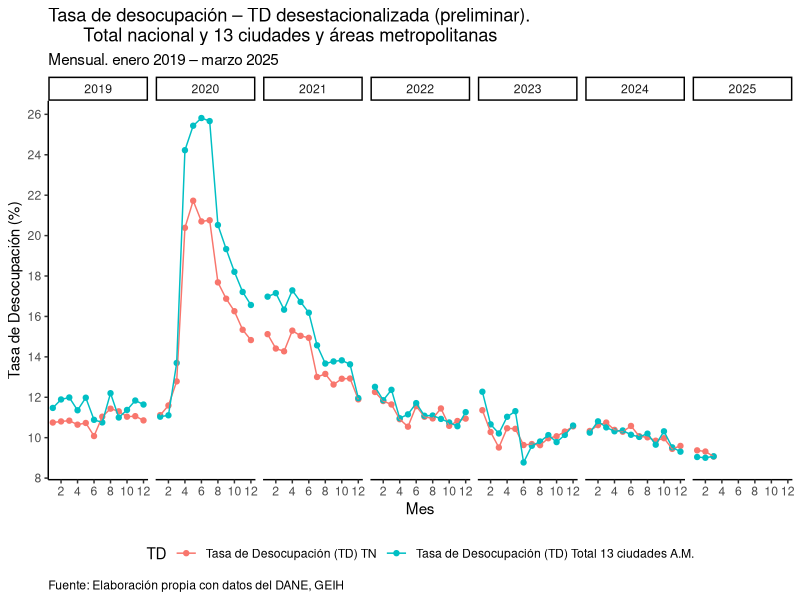
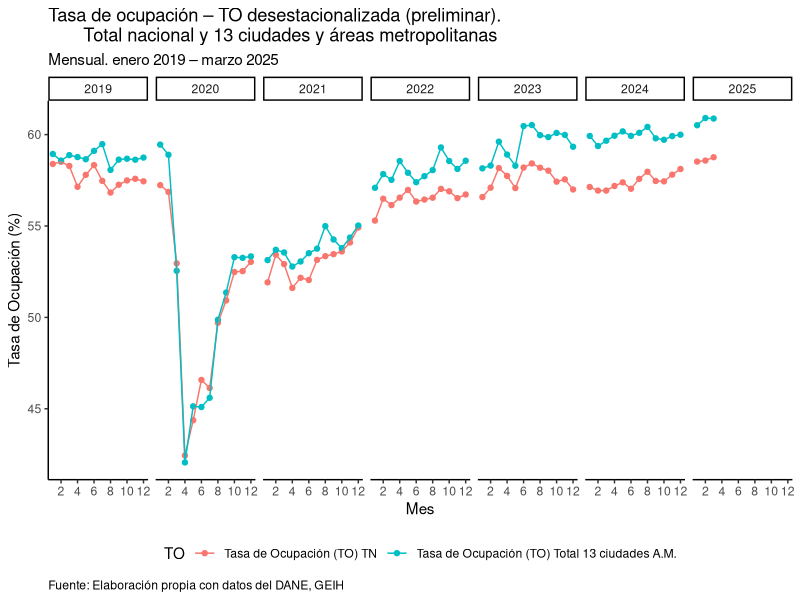
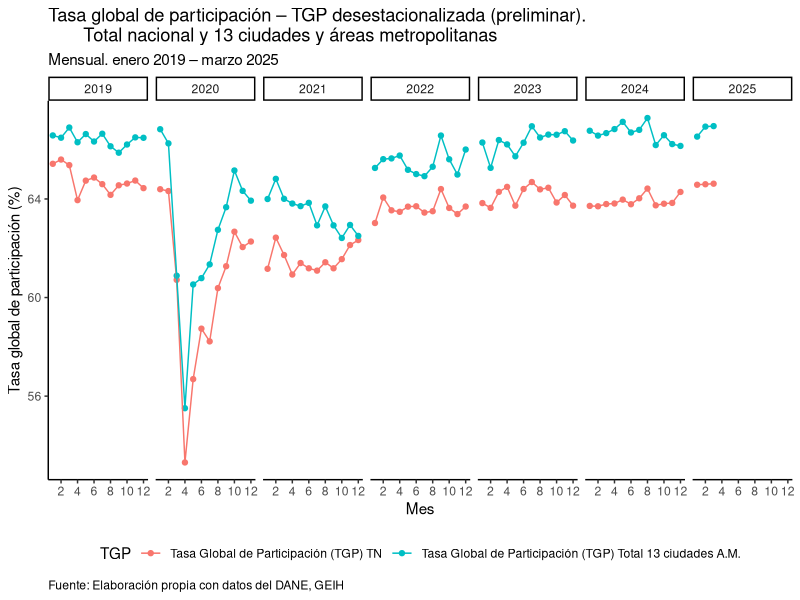

Generate these figures, in order, with R:
## ---- chunk 1

library(readxl)
library(tidyverse)
## ---- chunk 2

data = read_excel("data.xlsx")

data
## ---- chunk 3

data = data |> 
  filter(Año>=2019)

data
## ---- chunk 4

unemp = data |> 
  select(Año, Mes, `Tasa de Desocupación (TD) TN`, `Tasa de Desocupación (TD) Total 13 ciudades A.M.`) |> 
  pivot_longer(cols = 3:4, names_to = "TD",
               values_to = "value")

unemp
## ---- chunk 5

ggplot(unemp) +
  geom_point(aes(x = Mes, y = value, colour = TD, group = TD)) +
  geom_line(aes(x = Mes, y = value, colour = TD, group = TD)) +
  facet_grid( . ~ Año) +
  scale_x_continuous(breaks = seq(0,12, by=2)) +
  scale_y_continuous(breaks = seq(8,26, by=2)) +
  theme_classic() +
  labs(title = "Tasa de desocupación – TD desestacionalizada (preliminar).
       Total nacional y 13 ciudades y áreas metropolitanas",
       subtitle = "Mensual. enero 2019 – marzo 2025",
       x = "Mes",
       y = "Tasa de Desocupación (%)",
       caption = "Fuente: Elaboración propia con datos del DANE, GEIH") +
  theme(plot.caption.position = "panel",
        plot.caption = element_text(hjust = 0),
        legend.position = "bottom")

## ---- chunk 6

emp = data |> 
  select(Año, Mes, `Tasa de Ocupación (TO) TN`, `Tasa de Ocupación (TO) Total 13 ciudades A.M.`) |> 
  pivot_longer(cols = 3:4, names_to = "TO",
               values_to = "value")

emp
## ---- chunk 7

ggplot(emp) +
  geom_point(aes(x = Mes, y = value, colour = TO, group = TO)) +
  geom_line(aes(x = Mes, y = value, colour = TO, group = TO)) +
  facet_grid( . ~ Año) +
  scale_x_continuous(breaks = seq(0,12, by=2)) +
  theme_classic() +
  labs(title = "Tasa de ocupación – TO desestacionalizada (preliminar).
       Total nacional y 13 ciudades y áreas metropolitanas",
       subtitle = "Mensual. enero 2019 – marzo 2025",
       x = "Mes",
       y = "Tasa de Ocupación (%)",
       caption = "Fuente: Elaboración propia con datos del DANE, GEIH") +
  theme(plot.caption.position = "panel",
        plot.caption = element_text(hjust = 0),
        legend.position = "bottom")

## ---- chunk 8

lfp = data |> 
  select(Año, Mes, `Tasa Global de Participación (TGP) TN`, `Tasa Global de Participación (TGP) Total 13 ciudades A.M.`) |> 
  pivot_longer(cols = 3:4, names_to = "TGP",
               values_to = "value")

lfp
## ---- chunk 9

ggplot(lfp) +
  geom_point(aes(x = Mes, y = value, colour = TGP, group = TGP)) +
  geom_line(aes(x = Mes, y = value, colour = TGP, group = TGP)) +
  facet_grid( . ~ Año) +
  scale_x_continuous(breaks = seq(0,12, by=2)) +
  theme_classic() +
  labs(title = "Tasa global de participación – TGP desestacionalizada (preliminar).
       Total nacional y 13 ciudades y áreas metropolitanas",
       subtitle = "Mensual. enero 2019 – marzo 2025",
       x = "Mes",
       y = "Tasa global de participación (%)",
       caption = "Fuente: Elaboración propia con datos del DANE, GEIH") +
  theme(plot.caption.position = "panel",
        plot.caption = element_text(hjust = 0),
        legend.position = "bottom")
